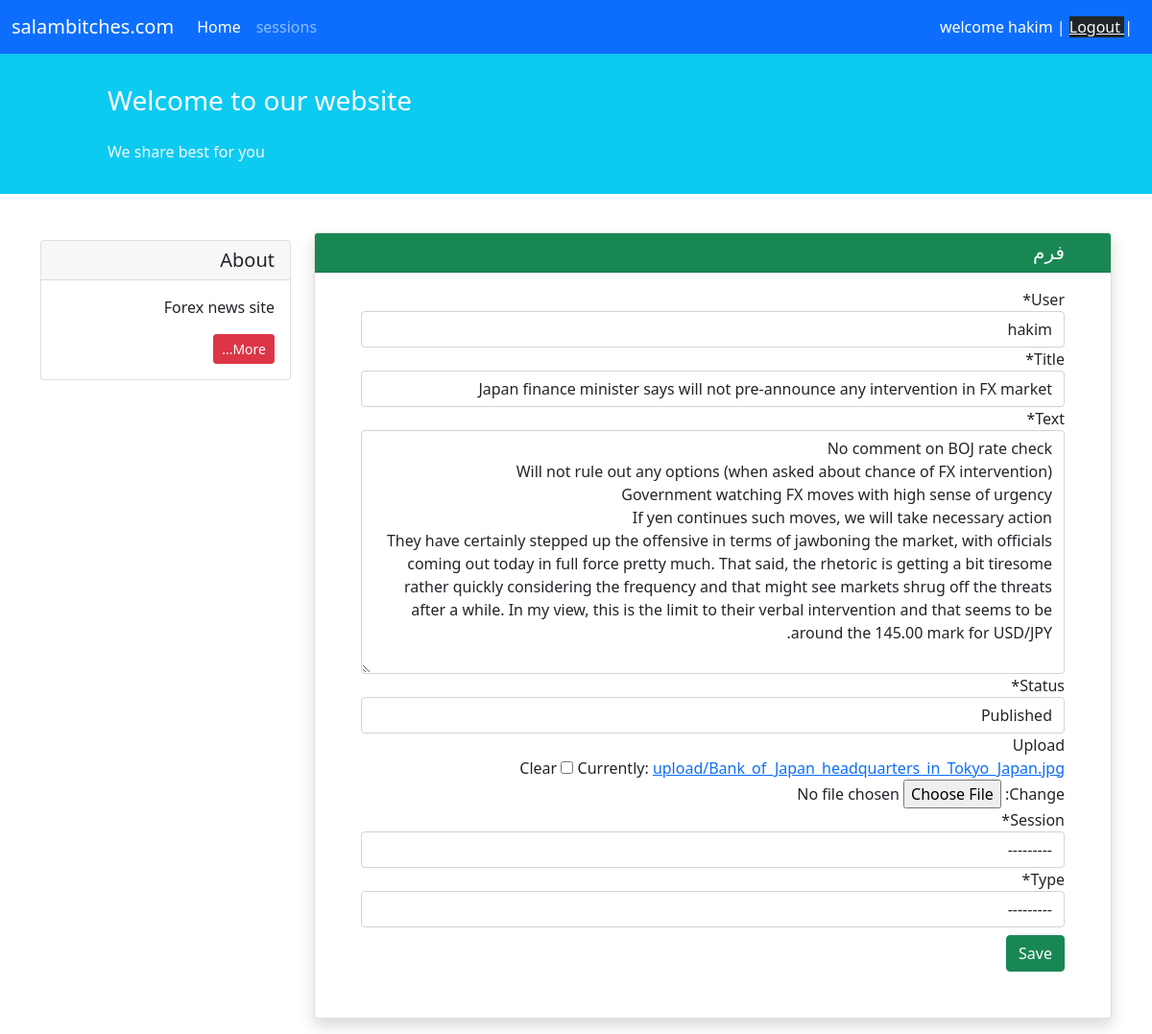
Screenshot of /1/edit/ (signed in) with the database file from the repository.
### accounts/models.py (models this page shows)
class CustomUser(AbstractUser):
    pass

### blog/models.py (models this page shows, shortened)
class Post(models.Model):
    STATUS_CHOICES = (
        ('pub', 'Published'),
        ('drf', 'Draft'),
    )
    user = models.ForeignKey(get_user_model(), on_delete=models.CASCADE , related_name='user')
    title = models.CharField(max_length=100)
    text = models.TextField()
    datetime_created = models.DateTimeField(auto_now_add=True)
    datetime_modified = models.DateTimeField(auto_now=True)
    status = models.CharField(choices=STATUS_CHOICES, max_length=3)
    upload = models.ImageField(upload_to ='upload/' , blank=True)
    session = models.CharField(choices=session, max_length=10)
    type = models.CharField(choices=STATUS_POST, max_length=10)

### blog/views.py (the view)
# urls.py: path('<int:pk>/edit/', PostUpdateView.as_view(), name='post_update'),
class PostUpdateView(LoginRequiredMixin, UserPassesTestMixin, generic.UpdateView):
    model = Post
    fields = '__all__'
    template_name = 'blog/post_update.html'
    def test_func(self):
        obj = self.get_object()
        return obj.user == self.request.user

### pages/templates/blog/post_update.html (shortened to what this page needs)
{% extends '_base.html' %}
{% load crispy_forms_tags %}
{% block content %}
    <div class="container mt-4" dir="rtl">
        <div class="row">
            <div class="col-9">
                <div class="card shadow my-3">
                    <h5 class="card-header bg-success text-light px-5">فرم</h5>
                    <div class="px-5 pt-3 pb-5">
                        <form method="POST" enctype="multipart/form-data">
                            {{ form|crispy }}
                            <button type="submit" class="btn btn-success mt-2">Save</button>
                        </form>
                    </div>
                </div>
            </div>
{% endblock %}

### templates/_base.html (shortened to what this page needs)
<!doctype html>
<html lang="en">
<head>
    <link href="https://cdn.jsdelivr.net/npm/bootstrap@5.1.3/dist/css/bootstrap.min.css" rel="stylesheet"
>
</head>
<body>
<nav class="navbar navbar-expand-lg navbar-dark bg-primary">
    <div class="container-fluid">
        <a class="navbar-brand" href="#">salambitches.com</a>
        <div class="collapse navbar-collapse" id="navbarNavAltMarkup">
            <div class="navbar-nav">
                <a class="nav-link active" aria-current="page" href="{% url 'post_list' %}">Home</a>
                <a class="nav-link" href="{% url 'post_list'%}">sessions</a>
            </div>
        </div>
        <div class="mx-2 text-white">
            {% if user.is_authenticated %}
             welcome {{user.username}} | <a class="text-light bg-dark" href="{% url 'account_logout' %}" class="text_light"> Logout </a> |
            {% else %}
            <p><a href="{% url 'account_login' %}" class="text-light bg-dark">Login</a>| <a href="{% url 'account_signup' %}" class="text-light bg-dark">Signup</a></p>
            {% endif %}
        </div>
    </div>
</nav>
<div class="container-fluid bg-info">
    <div class="row py-3">
        <div class="col-md-8 col-md-10 mx-auto">
            <h3 class="my-4 mt-3 text-white">Welcome to our website</h3>
            <p class="text-light">We share best for you</p>
        </div>
    </div>
</div>
{% block content %}
{% endblock content %}
        <div class="col-3">
                <div class="card my-4">
                    <h5 class="card-header">About</h5>
                    <div class="card-body">
                        <p class="card-text">
                         Forex news site
                        </p>
                        <a href="#"
                           class="btn btn-sm btn-danger">
                            More...
                        </a>
                    </div>
                </div>
        </div>
    </div>
</div>
</body>
</html>

### rows the page displays
CustomUser: username "hakim"
Post: user "hakim", title "Japan finance minister says will not pre-announce any intervention in FX market", text "No comment on BOJ rate check Will not rule out any options (when asked about chance of FX intervention) Government watching FX moves with high sense of urgency If yen continues such moves, we will take necessary action They have certainly stepped up the offensive in terms of jawboning the market, with officials coming out today in full force pretty much. That said, the rhetoric is getting a bit tiresome rather quickly considering the frequency and that might see markets shrug off the threats after a while. In my view, this is the limit to their verbal intervention and that seems to be around the 145.00 mark for USD/JPY.", status "Published", session "---------", type "---------"
